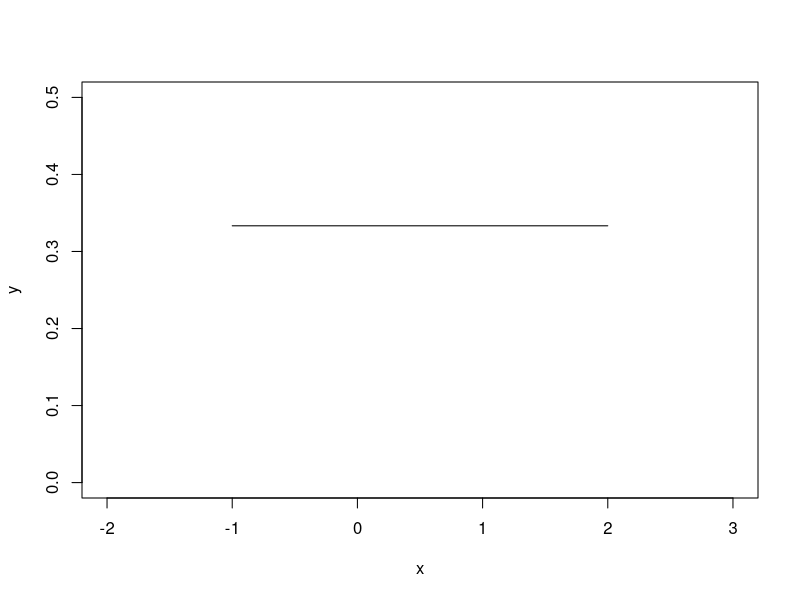
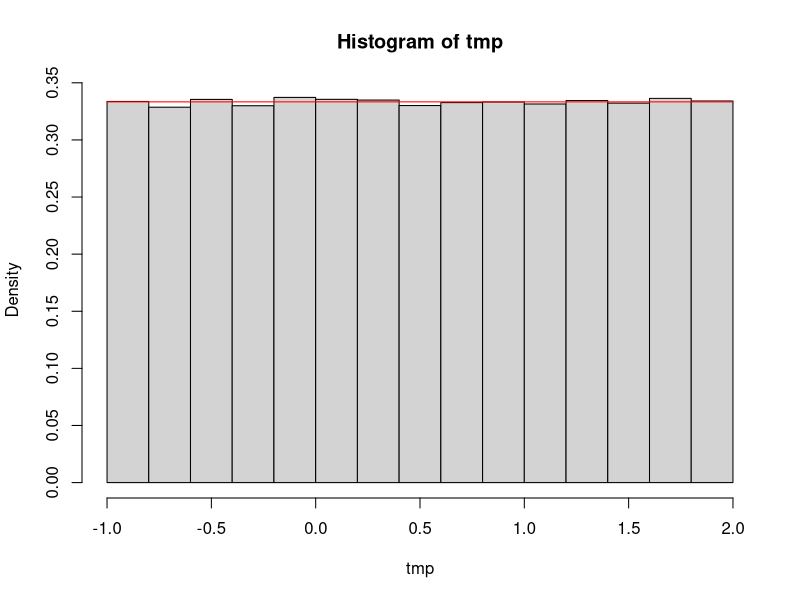
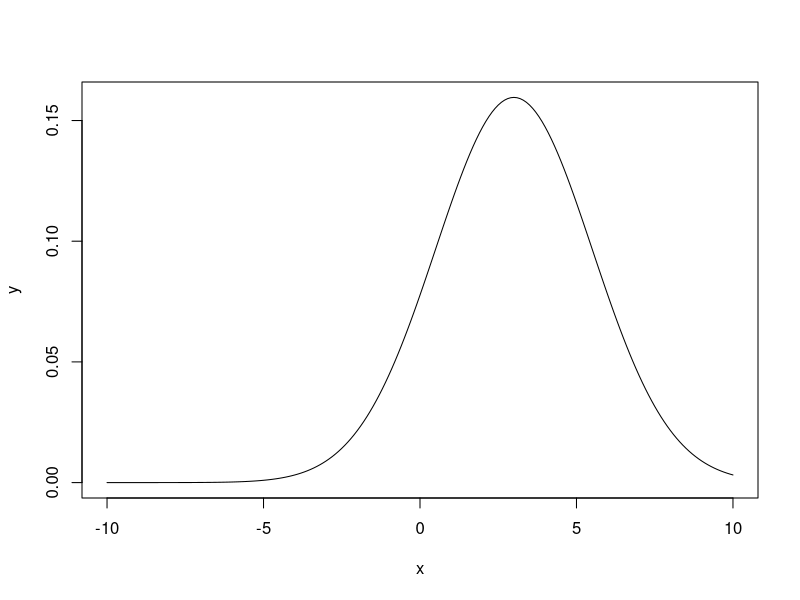
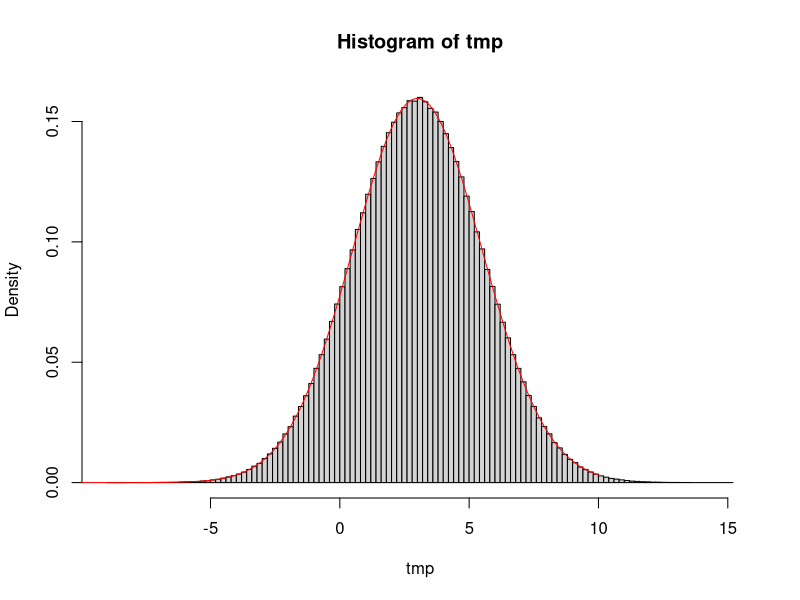
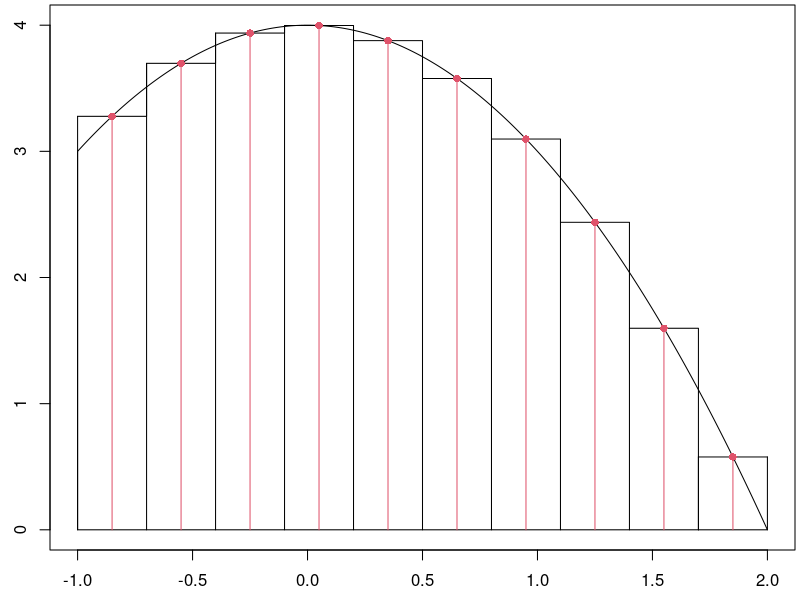
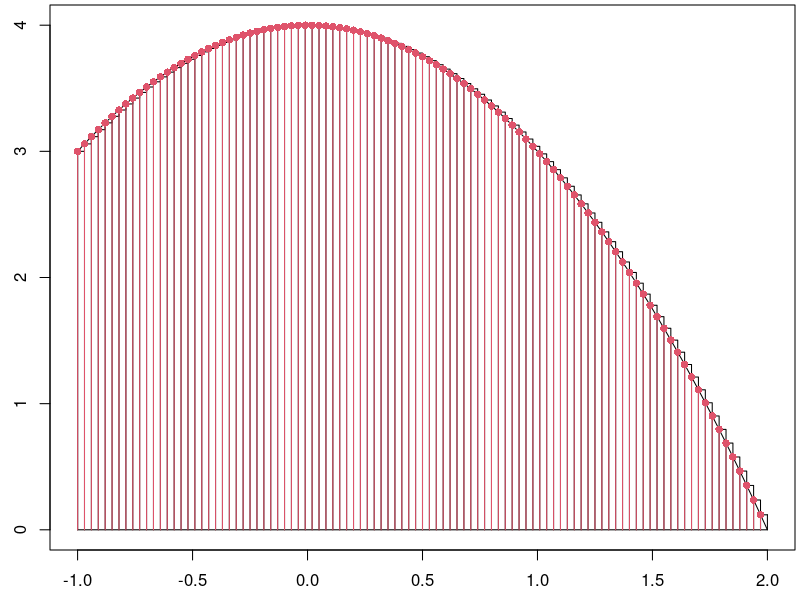

Here is the R script that generated these plots, in order:
#Shades a rug diagram for a probability mass function. 
#Inputs: 
#  x - a vector of data points
#  p - a corresponding vector of probabilities or frequencies
#All widths are 1 unit wide. 
draw_pmf <- function(x,p){
  xs <- c(rbind(x-1/2,x-1/2,x+1/2,x+1/2))
  px <- c(rbind(0,p,p,0))
  par(mar=c(2.5,2.5,0.25,0.25))
  plot.new()
  plot(xs,px,type="l")
  polygon(xs,px,col="gray")
}

#Shades a rug diagram (shades area under) for a function f from a to b. 
#Inputs: 
#  f - a function f(x)
#  a - left end of the rug
#  b - right end of the rug
#  num_points - how many point are sent into f for plotting. 
draw_rug <- function(f,a,b,num_points=100){
  x <- c(a,seq(a,b,(b-a)/num_points),b,a)
  y <- c(0,f(seq(a,b,(b-a)/num_points)),0,0)
  par(mar=c(2.5,2.5,0.25,0.25))
  plot(x,y,type = "l")
  polygon(x,y,col="gray")
}

#Draws rectangles over the top of a given function.
#The midpoint of top of each rectangle passes through the function. 
#  f - a function f(x)
#  a - left end of graph
#  b - right end of graph
#  num_rectangles - how many rectangles to plot.
#  method - One of "left", "right", or "mid".  Defaults to mid.
draw_rect_approx <- function(f,a,b,num_rectangles, method = "mid"){
  n <- num_rectangles
  dx <- (b-a)/n
  x <- c(a,seq(a,b,dx/100),b,a)
  y <- c(0,f(seq(a,b,dx/100)),0,0)
  par(mar=c(2.5,2.5,0.25,0.25))
  plot(x,y,type = "l")
  
  if(method == "left"){
    xi <- seq(a+0*dx/2,b-dx/2,dx)
    lines(xi,f(xi),type = "h")
    lines(xi,f(xi),type = "s")
    lines(c(xi[n],xi[n]+dx),f(c(xi[n],xi[n])),type = "l")
    lines(c(xi[n],xi[n]+dx),f(c(xi[n],xi[n])),type = "h")
  }
  else if(method == "right"){
    xi <- seq(a+dx,b+dx/2,dx)
    lines(xi-dx,f(xi),type = "h")
    lines(xi-dx,f(xi),type = "s")
    lines(c(xi[n]-dx,xi[n]),f(c(xi[n],xi[n])),type = "l")
    lines(c(xi[n]-dx,xi[n]),f(c(xi[n],xi[n])),type = "h")
  } 
  else{#Use midpoint
    xi <- seq(a+dx/2,b,dx)
    lines(xi-dx/2,f(xi),type = "h")
    lines(xi-dx/2,f(xi),type = "s")
    lines(c(xi[n]-dx/2,xi[n]+dx/2),f(c(xi[n],xi[n])),type = "l")
    lines(c(xi[n]-dx/2,xi[n]+dx/2),f(c(xi[n],xi[n])),type = "h")
  }
}





f0 <- function(x,a=0,b=1){(1/(b-a))+0*x}

x <- seq(-1,2,0.1)
y <- f0(x,-1,2)

plot(x,y,type='l',xlim=c(-2,3),ylim=c(0,0.5))



set.seed(123)
tmp <- runif(250000,-1,2)
tmp
hist(tmp, prob = TRUE)
lines(x,y,type='l',xlim=c(-2,3),ylim=c(0,0.5), col = "red")



f1 <- function(x,mu=0,sigma=1){
  1/ sqrt(2*pi*sigma^2)*exp(-1/2*((x-mu)/sigma)^2)
}
x <- seq(-10,10,0.1)
y <- f1(x,3,2.5)

plot(x,y,type='l')
set.seed(123)
tmp <- rnorm(2500000,3,2.5)
tmp
hist(tmp, prob = TRUE, breaks = 100)
lines(x,y,type='l',ylim=c(0,0.5), col = "red")
mean(tmp)



g <- function(x){4-x^2}
a <- -1
b <- 2
n <- 10
dx <- (b-a)/n
draw_rect_approx(g,a,b,n) 

#Start at half of dx to the right of a, and then step by dx.
xi <- seq(a+dx/2,b,dx)
points(xi,g(xi),pch=16,col=2)
segments(xi,rep(0,length(xi)),xi,g(xi),col=2)

Ai <- g(xi)*dx
sum(Ai)

n <- 100
dx <- (b-a)/n
draw_rect_approx(g,a,b,n,method='left') 


#Start a, and then step by dx.
xi <- seq(a,b-dx,dx)
points(xi,g(xi),pch=16,col=2)
segments(xi,rep(0,length(xi)),xi,g(xi),col=2)

Ai <- g(xi)*dx
sum(Ai)

